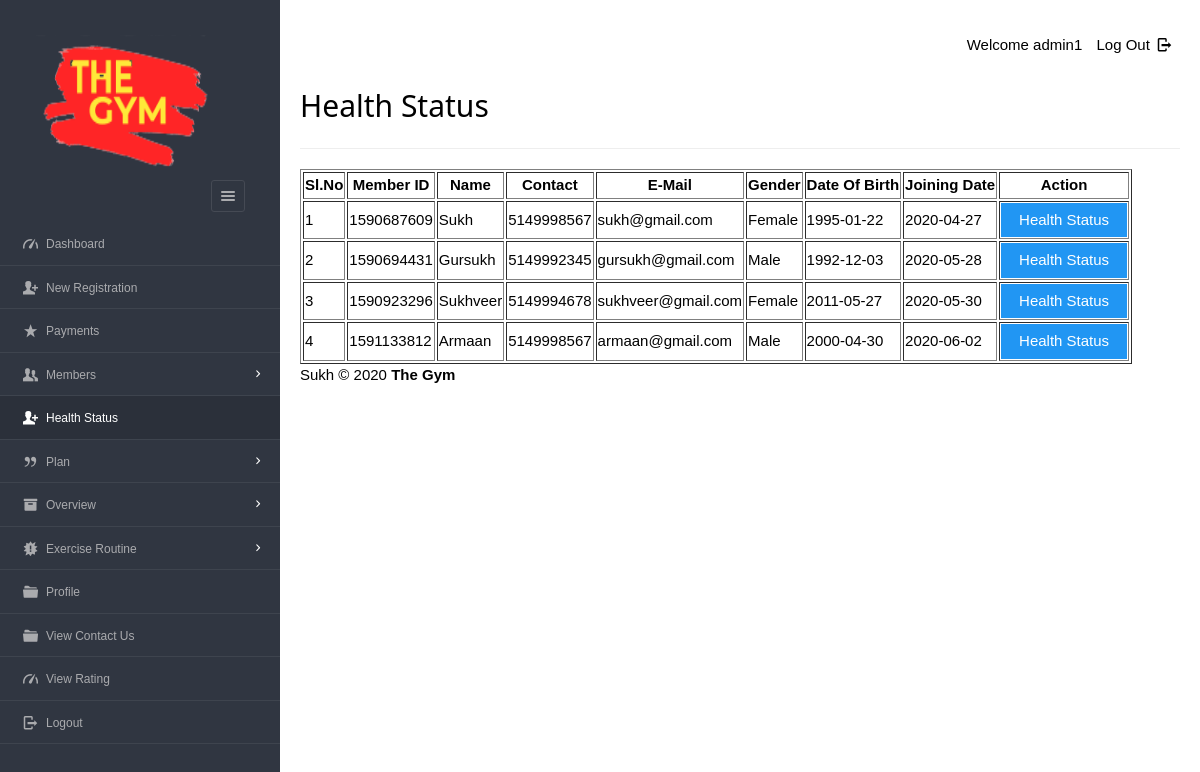
The page /dashboard/admin/new_health_status.php (signed in) on the database its author committed.
### tables this page shows
CREATE TABLE `enrolls_to` (
  `et_id` int(5) NOT NULL,
  `pid` varchar(8) NOT NULL,
  `uid` varchar(20) NOT NULL,
  `paid_date` varchar(15) DEFAULT NULL,
  `expire` varchar(15) DEFAULT NULL,
  `renewal` varchar(15) DEFAULT NULL,
  `discount` int(11) DEFAULT NULL,
  `price` int(11) DEFAULT NULL
);

CREATE TABLE `users` (
  `userid` varchar(20) NOT NULL,
  `username` varchar(40) NOT NULL,
  `gender` varchar(8) NOT NULL,
  `mobile` varchar(20) NOT NULL,
  `email` varchar(200) NOT NULL,
  `dob` varchar(10) NOT NULL,
  `joining_date` varchar(10) NOT NULL,
  `pass_key` varchar(100) NOT NULL
);

### dashboard/admin/new_health_status.php (the view, shortened to what this page needs)
<?php
require '../../include/db_conn.php';
?>
<!DOCTYPE html>
<html lang="en">
<head>
  <link rel="stylesheet" href="../../css/style.css"  id="style-resource-5">
    <link rel="stylesheet" href="../../css/dashMain.css">
    <link rel="stylesheet" type="text/css" href="../../css/entypo.css">
	<link href="a1style.css" rel="stylesheet" type="text/css">
</head>
     <body class="page-body  page-fade" onload="collapseSidebar()">
    	<div class="page-container sidebar-collapsed" id="navbarcollapse">
		<div class="sidebar-menu">
			<header class="logo-env">
			<div class="logo">
					<img src="../../images/logo.png" alt="" width="192" height="80" />
			</div>
					<div class="sidebar-collapse" onclick="collapseSidebar()">
				<a href="#" class="sidebar-collapse-icon with-animation">
					<i class="entypo-menu"></i>
				</a>
			</div>
			</header>
    		<?php include('nav.php'); ?>
    	</div>
    		<div class="main-content">
				<div class="row">
					<div class="col-md-6 col-sm-8 clearfix">
					</div>
					<div class="col-md-6 col-sm-4 clearfix hidden-xs">
						<ul class="list-inline links-list pull-right">
							<li>Welcome <?php echo $_SESSION['full_name']; ?>
							</li>
							<li>
								<a href="logout.php">
									Log Out <i class="entypo-logout right"></i>
								</a>
							</li>
						</ul>
					</div>
				</div>
		<h2>Health Status</h2>
		<hr />
		<table class="table table-bordered datatable" id="table-1" border=1>
			<thead>
				<tr><h2>
					<th>Sl.No</th>
					<th>Member ID</th>
					<th>Name</th>
					<th>Contact</th>
					<th>E-Mail</th>
					<th>Gender</th>
					<th>Date Of Birth</th>
					<th>Joining Date</th>
					<th>Action</th></h2>
				</tr>
			</thead>
				<tbody>
						<?php
							$query  = "select * from users ORDER BY joining_date";
							$result = mysqli_query($con, $query);
							$sno    = 1;
							if (mysqli_affected_rows($con) != 0) {
							    while ($row = mysqli_fetch_array($result, MYSQLI_ASSOC)) {
							        $uid   = $row['userid'];
							        $query1  = "select * from enrolls_to WHERE uid='$uid' AND renewal='yes'";
							        $result1 = mysqli_query($con, $query1);
							        if (mysqli_affected_rows($con) == 1) {
							            while ($row1 = mysqli_fetch_array($result1, MYSQLI_ASSOC)) {
							                echo "<tr><td>".$sno."</td>";
							                echo "<td>" . $row['userid'] . "</td>";
							                echo "<td>" . $row['username'] . "</td>";
							                echo "<td>" . $row['mobile'] . "</td>";
							                echo "<td>" . $row['email'] . "</td>";
							                echo "<td>" . $row['gender'] . "</td>";
							                echo "<td>" . $row['dob'] . "</td>";
							                echo "<td>" . $row['joining_date'] ."</td>";
							                $uname=$row['username'];
							       			$udob=$row['dob'];
							        		$ujoing=$row['joining_date'];
							        		$ugender=$row['gender'];
							                $sno++;
							                echo "<td><form action='health_status_entry.php' method='post'><input type='hidden' name='uid' value='" . $uid . "'/>
							                <input type='hidden' name='uname' value='" . $uname . "'/>
							                <input type='hidden' name='udob' value='" . $udob . "'/>
							                <input type='hidden' name='ujoin' value='" . $ujoing . "'/>
							                <input type='hidden' name='ugender' value='" . $ugender . "'/><input type='submit' class='a1-btn a1-blue' id='button1' value='Health Status' class='btn btn-info'/></form></td></tr>";
							            }
							        }
							    }
							}
						?>
					</tbody>
				</table>
			<?php include('footer.php'); ?>
    	</div>
    </body>
</html>

### css/style.css (style rules this page uses)
html { font-size: 62.5%; font-family: sans-serif; }
div { display: block; }
body { font-family: "Noto Sans", sans-serif, "Helvetica Neue", Helvetica, Arial, sans-serif; font-size: 12px; line-height: 1.428571429; display: block; margin: 0; }
*, *:before, *:after { box-sizing: border-box; }
a { text-decoration: none; background: transparent; }
img { vertical-align: middle; }
img { border: 0; }
.logo img { width: 220px; height: 200px; }
input, button, select, textarea { font-family: inherit; font-size: inherit; line-height: inherit; }
button, input { line-height: normal; }
button, input, select, textarea { font-family: inherit; font-size: 100%; margin: 0; }
input { background-color: white; cursor: text; padding: 1px; border-width: 2px; border-style: inset; border-color: initial; border-image: initial; }
input, textarea, select, button { text-rendering: auto; color: initial; letter-spacing: normal; word-spacing: normal; text-transform: none; text-indent: 0px; text-shadow: none; display: inline-block; text-align: start; margin: 0em; font: 400 13.3333px Arial; }
button, html input[type="button"], input[type="reset"], input[type="submit"] { cursor: pointer; }
a { color: #373e4a; text-decoration: none; }
a { background: transparent; }
a { color: #373e4a; }
.page-container { position: relative; padding-left: 280px; }
.page-container .sidebar-menu { position: absolute; width: 280px; top: 0; left: 0; bottom: 0; background: #303641; color: #aaabae; z-index: 1; min-height: 796px; box-sizing: border-box; }
.page-container .sidebar-menu .logo-env { width: 100%; padding: 35px; padding-bottom: 10px; box-sizing: border-box; }
.page-container .sidebar-menu .logo-env:before, .page-container .sidebar-menu .logo-env:after { content: " "; display: table; }
.page-container .sidebar-menu .logo-env > div { display: block; vertical-align: middle; white-space: nowrap; float: left; }
.page-container .sidebar-menu .logo-env > div > a { display: inline-block; color: #aaabae; }
.page-container .sidebar-menu .logo-env > div.sidebar-collapse, .page-container .sidebar-menu .logo-env > div.sidebar-mobile-menu { position: relative; float: right; }
.page-container .sidebar-menu .logo-env > div.sidebar-collapse a, .page-container .sidebar-menu .logo-env > div.sidebar-mobile-menu a { display: inline-block; border: 1px solid #454a54; text-align: center; padding: 0; line-height: 1; font-size: 20px; font-weight: 300; padding: 5px 2px; background-clip: padding-box; border-radius: 3px; transition: all 200ms ease-in-out; }
.page-container .sidebar-menu .logo-env .logo img { width: 180px; height: 150px; }
.page-container .sidebar-menu .logo-env:after { clear: both; }
ul, ol { margin-top: 0; margin-bottom: 8.5px; }
ul, menu, dir { display: block; list-style-type: disc; }
li { display: list-item; }
i, cite, em, var, address, dfn { font-style: italic; }

### css/entypo.css (style rules this page uses)
[class^="entypo-"]:before, [class*=" entypo-"]:before { font-family: "entypo"; font-style: normal; font-weight: normal; speak: none; display: inline-block; text-decoration: inherit; width: 1em; margin-right: .2em; text-align: center; font-variant: normal; text-transform: none; line-height: 1em; margin-left: .2em; }
.entypo-menu:before { content: '\e811'; }
.entypo-logout:before { content: '\e85d'; }

### dashboard/admin/new_health_status.php (style rules this page uses)
#button1 { width:126px; }

### rows shown on the page
enrolls_to: uid.userid "1590687609", uid.username "Sukh", uid.mobile "5149998567", uid.email "sukh@gmail.com", uid.gender "Female", uid.dob "1995-01-22", uid.joining_date "2020-04-27"
enrolls_to: uid.userid "1590694431", uid.username "Gursukh", uid.mobile "5149992345", uid.email "gursukh@gmail.com", uid.gender "Male", uid.dob "1992-12-03", uid.joining_date "2020-05-28"
enrolls_to: uid.userid "1590923296", uid.username "Sukhveer", uid.mobile "5149994678", uid.email "sukhveer@gmail.com", uid.gender "Female", uid.dob "2011-05-27", uid.joining_date "2020-05-30"
enrolls_to: uid.userid "1591133812", uid.username "Armaan", uid.mobile "5149998567", uid.email "armaan@gmail.com", uid.gender "Male", uid.dob "2000-04-30", uid.joining_date "2020-06-02"

### other values the page prints
$_SESSION['full_name'] "admin1"
